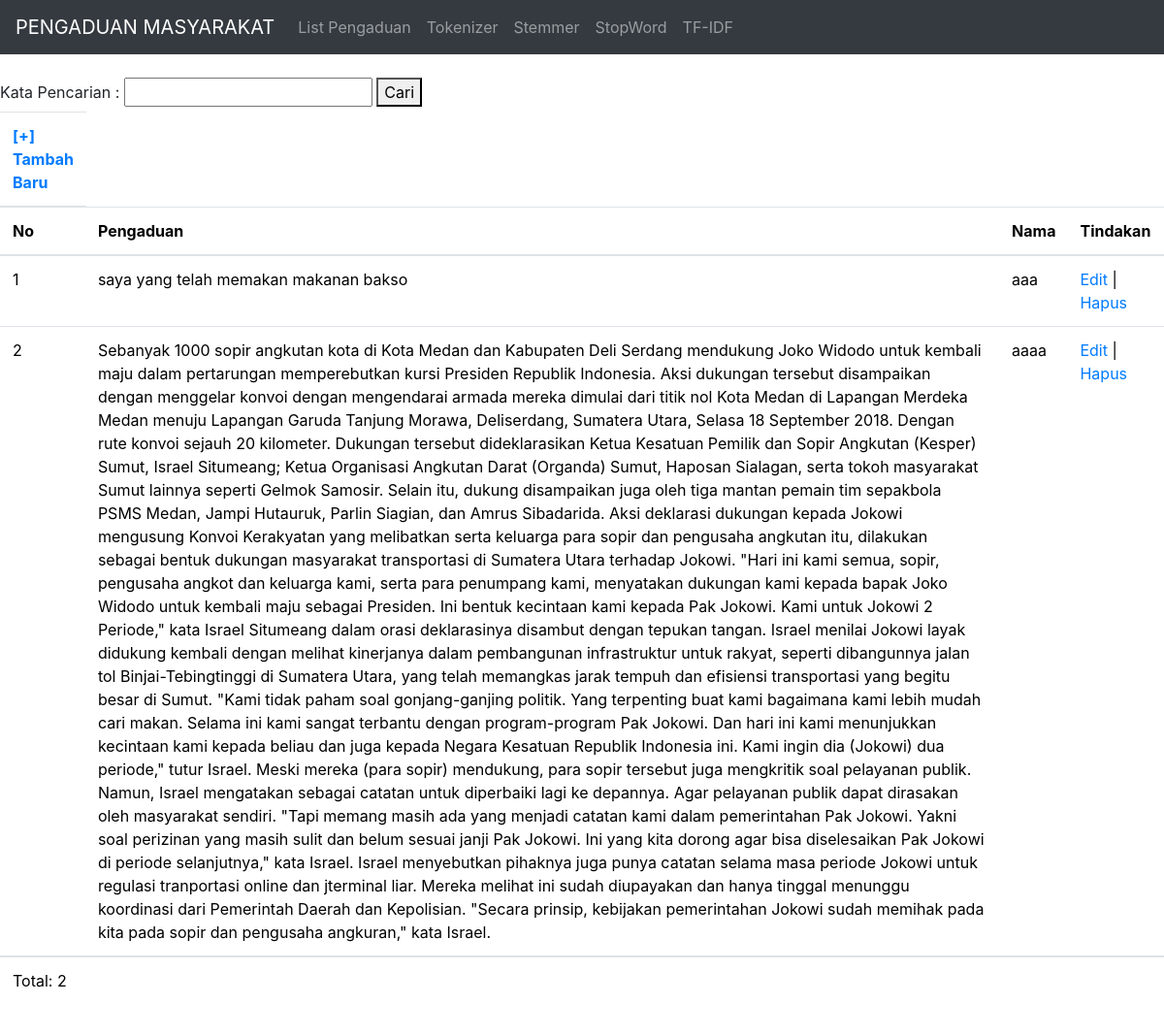
Page /list-pengaduan.php on the committed database.
### tables this page shows
CREATE TABLE `data_pengaduan` (
  `id` int(11) NOT NULL,
  `pengaduan` text NOT NULL,
  `nama` text NOT NULL
);

### list-pengaduan.php (the view, shortened to what this page needs)
<?php include("config.php"); ?>
<!DOCTYPE html>
<html>
<head>
		<link rel="stylesheet" href="https://maxcdn.bootstrapcdn.com/bootstrap/4.0.0/css/bootstrap.min.css"
>
    <link rel="stylesheet" href="style.css">
</head>
<body>
	<nav class="navbar navbar-expand-sm navbar-dark bg-dark">
        <a href="index.php" class="navbar-brand">PENGADUAN MASYARAKAT</a>
        <div class="collapse navbar-collapse" id="navbarMenu">
            <ul class="navbar-nav">
                <li class="nav-item">
                    <a href="list-pengaduan.php" class="nav-link">List Pengaduan</a>
                </li>
                <li class="nav-item">
                    <a href="tokenizer.php" class="nav-link">Tokenizer</a>
                </li>
                <li class="nav-item">
                    <a href="stemmer.php" class="nav-link">Stemmer</a>
                </li>
                <li class="nav-item">
                    <a href="stopword.php" class="nav-link">StopWord</a>
                </li>
                <li class="nav-item">
                    <a href="TF-IDF.php" class="nav-link">TF-IDF</a>
                </li>
            </ul>
		</div>
	</nav>
        <h3$row SUDAH DAFTAR</h3>
    <br>
    <form method="GET" action="list-pengaduan.php" >
        <label>Kata Pencarian : </label>
        <input type="text" name="kata_cari" value="<?php if(isset($_GET['kata_cari'])) { echo $_GET['kata_cari']; } ?>"  />
        <button type="submit">Cari</button>
    </form>
	<div class="table-responsive">
    <table class="table" width="490" height="27" border="1">
    <thead>
		<tr>
			<th width=>
			 <a href="form-pengaduan.php">[+] Tambah Baru</a>
			</th>
		</tr>
        <tr>
            <th width="5px">No</th>
            <th>Pengaduan</th>
            <th>Nama</th>
            <th>Tindakan</th>
        </tr>
    </thead>
    <tbody>
        <?php
         if(isset($_GET['kata_cari'])) {
         $kata_cari = $_GET['kata_cari'];
         $query = "SELECT * FROM data_pengaduan WHERE nama like '%".$kata_cari."%' ORDER BY nama ASC";
         } else {
         $query = "SELECT * FROM data_pengaduan ORDER BY id ASC";
         }
         $result = mysqli_query($db, $query);
         $no = 1;
         while ($row = mysqli_fetch_assoc($result)) {
            echo "<tr>";
            echo "<td>".$no++."</td>";
            echo "<td>".$row['pengaduan']."</td>";
            echo "<td>".$row['nama']."</td>";
            echo "<td>";
            echo "<a href='form-edit.php?id=".$row['id']."'>Edit</a> | ";
            echo "<a href='hapus.php?id=".$row['id']."'>Hapus</a>";
            echo "</td>";
            echo "</tr>";
        }
        ?>
    </tbody>
		<td>
				<p>Total: <?php echo mysqli_num_rows($result) ?></p>
		</td>
    </table>
    </body>
</html>

### style.css (style rules this page uses)
table { margin: auto; padding-top: 20px; border-style: solid; border-color: #ffffff; color: #000000; background-color: #9C9C9C; }

### rows in the picture
data_pengaduan: pengaduan "saya yang telah memakan makanan bakso", nama "aaa"
data_pengaduan: pengaduan "Sebanyak 1000 sopir angkutan kota di Kota Medan dan Kabupaten Deli Serdang mendukung Joko Widodo untuk kembali maju dalam pertarungan memperebutkan kursi Presiden Republik Indonesia. Aksi dukungan tersebut disampaikan dengan menggelar konvoi dengan mengendarai armada mereka dimulai dari titik nol Kota Medan di Lapangan Merdeka Medan menuju Lapangan Garuda Tanjung Morawa, Deliserdang, Sumatera Utara, Selasa 18 September 2018. Dengan rute konvoi sejauh 20 kilometer. Dukungan tersebut dideklarasikan Ketua Kesatuan Pemilik dan Sopir Angkutan (Kesper) Sumut, Israel Situmeang; Ketua Organisasi Angkutan Darat (Organda) Sumut, Haposan Sialagan, serta tokoh masyarakat Sumut lainnya seperti Gelmok…", nama "aaaa"

### other values in the picture
mysqli_num_rows($result) "2"
